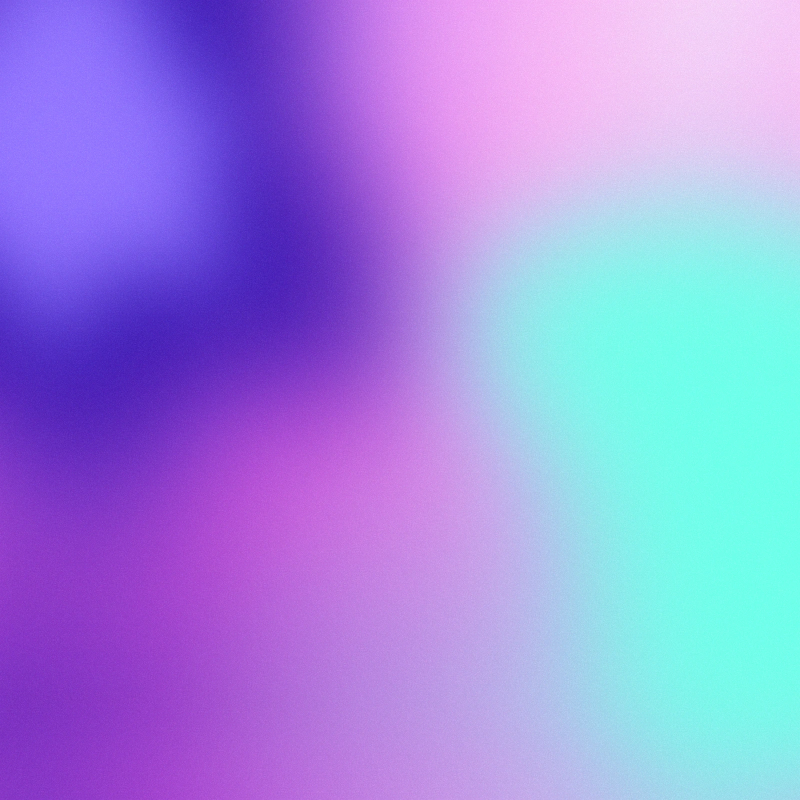
#> input picture brand-kit/source-pack/design-system-export/assets/gradients/mz-g06.webp, 1600 x 1600 px (shown at 1/2 size)
$ python -i build.py   (imports and definitions only)
#> lines starting #> are read from the running program, lines starting #| are printed output that depends on the picture
#!/usr/bin/env python3
"""
Mez Systems Living Core builder.

Reads the assigned static twins, extracts each core's palette and composition,
writes the parametric data back to the canonical gradient contract, and
generates the living-core reference surfaces.

Usage
-----
    python3 build.py                       # rebuild every products.json assignment
    python3 build.py MZ-G06 MZ-G13         # only these gradients
    python3 build.py --keep-palettes       # reuse palettes.json, skip extraction
                                           # (use after hand-editing the JSON)

Outputs
-------
    palettes.json        extracted data, safe to hand-edit
    canvas/core-orbs/<ID>.html  standalone orbs
    canvas/core.html             expression board
    canvas/core-compare.html     raw gradient comparison

Install the exact build dependencies from requirements.txt before running.
No API keys or runtime network access are required.
"""

import json
import sys
from pathlib import Path

import numpy as np
from PIL import Image

HERE = Path(__file__).resolve().parent
PACK_ROOT = HERE.parent
CANVAS_ROOT = PACK_ROOT / "canvas"
GRADIENT_DIR = CANVAS_ROOT / "assets"
PRODUCTS_PATH = PACK_ROOT / "products.json"
GRADIENTS_PATH = PACK_ROOT / "gradients.json"
TEMPLATE = HERE / "orb-template.html"
PALETTES = HERE / "palettes.json"
ORB_DIR = CANVAS_ROOT / "core-orbs"
CORE_BOARD = CANVAS_ROOT / "core.html"
COMPARE_PAGE = CANVAS_ROOT / "core-compare.html"

EXPR_TEMPLATE = HERE / "expressions-template.html"

# Number of colour clusters to pull from each gradient. Four become the mesh
# anchors and one becomes the shading colour, which is what the shader expects.
K = 5
SAMPLE = 160          # working resolution for clustering
SEED = 7              # fixed so rebuilds are reproducible


def read_json(path):
    return json.loads(path.read_text(encoding="utf-8"))


def write_json(path, value):
    path.write_text(json.dumps(value, indent=2) + "\n", encoding="utf-8")


# [29 lines left out: function load_authority, not called in this run]


# ---------------------------------------------------------------------------
# Palette extraction
# ---------------------------------------------------------------------------

def kmeans(points, k, seed=SEED, iters=40):
    """Plain k-means++ over RGB. Returns (labels, centres).

    Deliberately dependency-light: sklearn would be a heavier install for a
    job this small, and the fixed seed matters more here than convergence
    speed, because rebuilds need to produce identical palettes.
    """
    rng = np.random.default_rng(seed)
    n = len(points)

    # k-means++ seeding. Random seeding regularly collapses two centres onto
    # the same colour on smooth gradients, which silently costs an anchor.
    centres = [points[rng.integers(n)]]
    for _ in range(k - 1):
        d2 = np.min(
            ((points[:, None, :] - np.array(centres)[None, :, :]) ** 2).sum(-1),
            axis=1,
        )
        total = d2.sum()
        probs = d2 / total if total > 0 else np.full(n, 1 / n)
        centres.append(points[rng.choice(n, p=probs)])
    centres = np.array(centres, dtype=float)

    labels = np.zeros(n, dtype=int)
    for _ in range(iters):
        d2 = ((points[:, None, :] - centres[None, :, :]) ** 2).sum(-1)
        new_labels = d2.argmin(axis=1)
        if (new_labels == labels).all():
            break
        labels = new_labels
        for j in range(k):
            member = points[labels == j]
            if len(member):
                centres[j] = member.mean(axis=0)
    return labels, centres


def relative_luminance(rgb):
    """Rec.709 luma on 0..1 RGB."""
    r, g, b = rgb
    return 0.2126 * r + 0.7152 * g + 0.0722 * b


def extract(path):
    """Extract anchors + shade + composition from one gradient PNG."""
    im = Image.open(path).convert("RGB").resize((SAMPLE, SAMPLE), Image.LANCZOS)
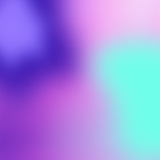
#> im: PIL image 160x160 RGB; mean R, G, B 156, 141.6, 223.9
    arr = np.asarray(im, dtype=float) / 255.0

    ys, xs = np.mgrid[0:SAMPLE, 0:SAMPLE]
    pts = arr.reshape(-1, 3)
    labels, centres = kmeans(pts, K)
#> in kmeans, `n = len(points)`: n = 25600
#> in kmeans, `centres = [points[rng.integers(n)]]`: centres = [[0.608, 0.255, 0.8]]
#> the loop in kmeans, `for _ in range(k - 1):` made 4 passes
#> total on passes 1 to 4: 5379.1, 1894.8, 1365.4, 724.4
#> after the loop in kmeans, `for _ in range(k - 1):`: centres = [[0.608, 0.255, 0.8], [0.467, 0.976, 0.918], [0.729, 0.353, 0.843], [0.894, 0.58, 0.945], [0.573, 0.459, 0.992]]
#> after the loop in kmeans, `for _ in range(iters):`: centres = [[0.446, 0.215, 0.779], [0.514, 0.946, 0.919], [0.707, 0.413, 0.858], [0.823, 0.71, 0.933], [0.535, 0.419, 0.965]]

    clusters = []
    for j in range(K):
        mask = labels == j
        share = float(mask.mean())
        if share < 0.005:            # a cluster this small is noise, not a colour
            continue
        cx = float(xs.reshape(-1)[mask].mean()) / (SAMPLE - 1)
        cy = float(ys.reshape(-1)[mask].mean()) / (SAMPLE - 1)
        clusters.append({
            "rgb": [round(float(v), 4) for v in centres[j]],
            "share": round(share, 4),
            # Shader uv space: origin at centre, +y upwards. Image y runs
            # downwards, hence the flip. Scaled to 0.82 so anchors stay inside
            # the inscribed disc rather than parking out in the dead corners
            # of the source square.
            "pos": [round((cx - 0.5) * 0.82, 4), round((0.5 - cy) * 0.82, 4)],
            "lum": round(relative_luminance(centres[j]), 4),
        })
#> this loop made 5 passes
#> (share, cx, cy) on passes 1 to 5: (0.256, 0.205, 0.49), (0.226, 0.844, 0.607), (0.2, 0.401, 0.64), (0.242, 0.695, 0.397), (0.0766, 0.111, 0.175)
#> after the loop, clusters = 5 items

    # The darkest cluster becomes the shading colour. Every one of these
    # gradients has a dark region and it is what gives the orb its sphere
    # read, so it is pulled out rather than left as a fifth flat anchor.
    clusters.sort(key=lambda c: c["lum"])
    shade = clusters[0]
#> shade = {'rgb': [0.446, 0.215, 0.779], 'share': 0.256, 'pos': [-0.242, 0.008], 'lum': 0.305}
    rest = clusters[1:]
#> rest = 4 items

    # Anchors ordered light to dark, then padded if a gradient was so flat
    # that clustering found fewer than four usable colours.
    rest.sort(key=lambda c: -c["share"])
    anchors = rest[:4]
#> anchors = 4 items
    while len(anchors) < 4:
        anchors.append(dict(anchors[-1]))
#> this loop made 0 passes

    return {"anchors": anchors, "shade": shade}


# ---------------------------------------------------------------------------
# Code generation
# ---------------------------------------------------------------------------

def hexstr(rgb):
    return "#%02X%02X%02X" % tuple(max(0, min(255, round(v * 255))) for v in rgb)


# [42 lines left out: functions canonical_core, sync_gradient_contract, not called in this run]


def glsl_vec3(rgb):
    return "vec3(%.3f, %.3f, %.3f)" % tuple(rgb)


# [70 lines left out: functions palette_glsl, build_one, not called in this run]


COMPARE_HEAD = """<!DOCTYPE html>
<html lang="en-AU">
<head>
<meta charset="utf-8">
<meta name="viewport" content="width=device-width, initial-scale=1">
<title>Play Orb / gradient comparison</title>
<style>
  :root { --stage:#efedec; --ink:#1a1720; --ink-dim:#8e8998; }
  * { box-sizing: border-box; }
  body {
    margin: 0; min-height: 100vh; padding: 4.5rem 2rem 5rem;
    background: var(--stage); color: var(--ink);
    font-family: ui-monospace, "SF Mono", SFMono-Regular, Menlo, monospace;
    display: flex; flex-direction: column; align-items: center; gap: 3.5rem;
  }
  .masthead { text-align: center; display: grid; gap: .75rem; }
  .masthead h1 {
    margin: 0; font-size: .8125rem; font-weight: 600;
    letter-spacing: .28em; text-transform: uppercase;
  }
  .masthead p { margin: 0; font-size: .6875rem; letter-spacing: .1em; color: var(--ink-dim); }
  .grid {
    display: grid; gap: 3.25rem 2.5rem; width: 100%; max-width: 1180px;
    grid-template-columns: repeat(auto-fit, minmax(240px, 1fr));
    justify-items: center;
  }
  .cell { display: grid; justify-items: center; gap: 1.1rem; }
  .meta { display: grid; justify-items: center; gap: .5rem; }
  .meta b { font-size: .75rem; font-weight: 600; letter-spacing: .16em; }
  .swatches { display: flex; gap: 4px; }
  .swatches i {
    width: 22px; height: 8px; border-radius: 2px; display: block;
    box-shadow: inset 0 0 0 1px rgba(0,0,0,.10);
  }
</style>
</head>
<body>
  <header class="masthead">
    <h1>Play Orb &middot; gradient comparison</h1>
    <p>Built by Claude Code from Mez Systems gradients. Hover any orb.</p>
  </header>
  <main class="grid">
"""

COMPARE_TAIL = """  </main>
</body>
</html>
"""


# [138 lines left out: functions build_compare, build_expressions, main, not called in this run]


# [2 lines not run here, left out]

>>> result = extract('../design-system-export/assets/gradients/mz-g06.webp')
#> result = 2 items

$ run again, on brand-kit/source-pack/design-system-export/assets/gradients/mz-g15.webp
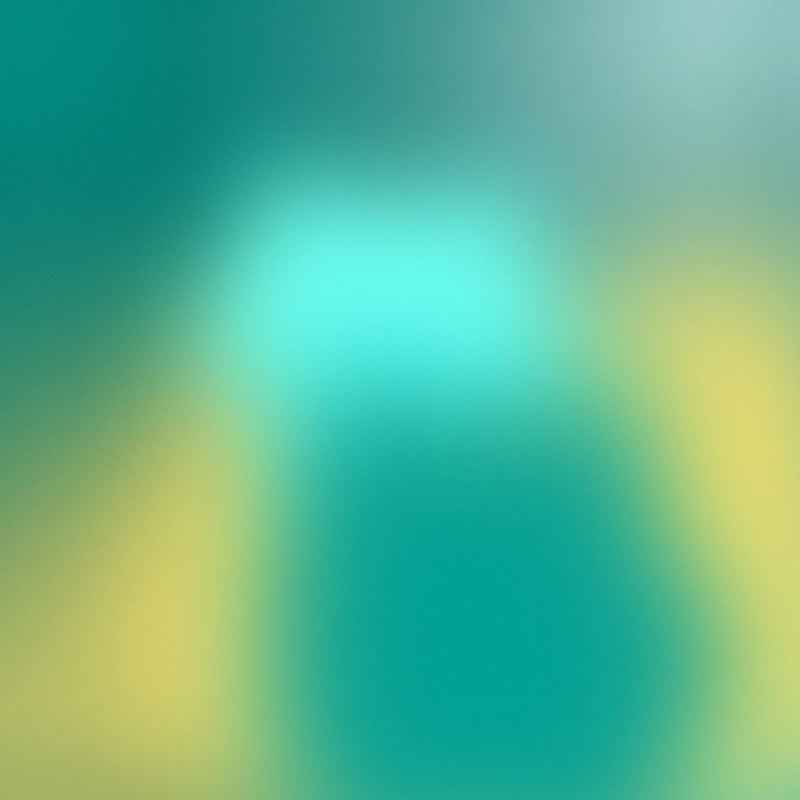
#> input picture brand-kit/source-pack/design-system-export/assets/gradients/mz-g15.webp, 1600 x 1600 px (shown at 1/2 size)
#> in extract, `im = Image.open(path).convert("RGB").resize((SAMPLE, SAMPLE), Image.LA..`:
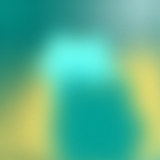
#> im: PIL image 160x160 RGB; mean R, G, B 93.6, 180.3, 145.2
#> n = 25600
#> in kmeans, `centres = [points[rng.integers(n)]]`: centres = [[0.722, 0.745, 0.408]]
#> the loop in kmeans, `for _ in range(k - 1):` made 4 passes
#> total on passes 1 to 4: 6255.5, 1676.5, 754.1, 648
#> after the loop in kmeans, `for _ in range(k - 1):`: centres = [[0.722, 0.745, 0.408], [0.0392, 0.635, 0.584], [0.525, 0.839, 0.643], [0.506, 0.706, 0.631], [0.337, 0.824, 0.749]]
#> after the loop in kmeans, `for _ in range(iters):`: centres = [[0.715, 0.777, 0.447], [0.0649, 0.587, 0.536], [0.499, 0.741, 0.62], [0.27, 0.666, 0.564], [0.364, 0.891, 0.829]]
#> the loop in extract, `for j in range(K):` made 5 passes
#> (share, cx, cy) on passes 1 to 5: (0.226, 0.478, 0.704), (0.289, 0.398, 0.492), (0.2, 0.704, 0.36), (0.177, 0.467, 0.484), (0.108, 0.493, 0.379)
#> after the loop in extract, `for j in range(K):`: clusters = 5 items
#> shade = {'rgb': [0.0649, 0.587, 0.536], 'share': 0.289, 'pos': [-0.0833, 0.0067], 'lum': 0.472}
#> rest = 4 items
#> result = 2 items

$ run again, on brand-kit/source-pack/design-system-export/assets/gradients/mz-g20.webp
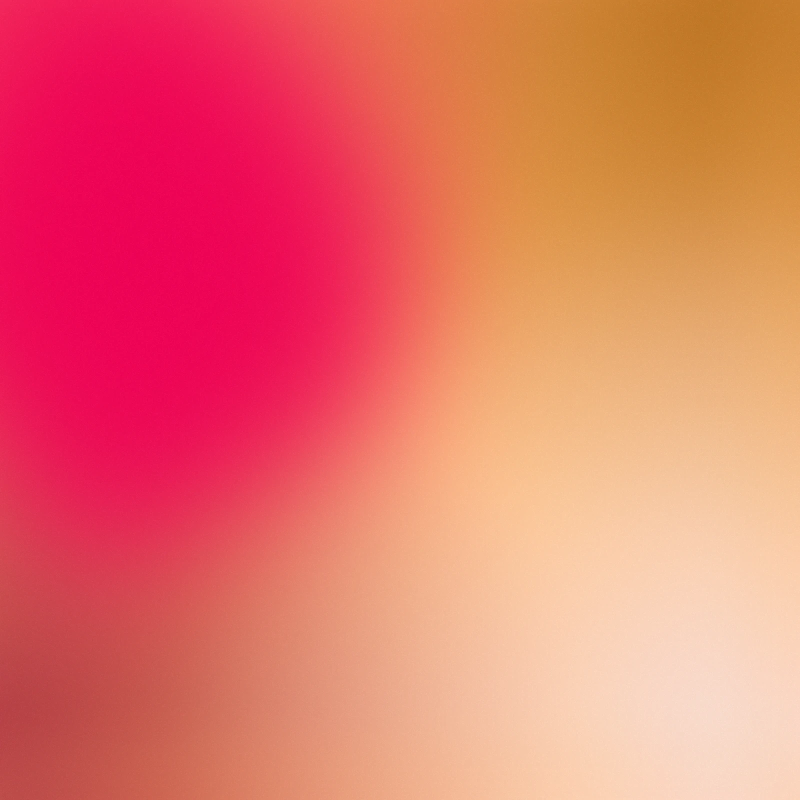
#> input picture brand-kit/source-pack/design-system-export/assets/gradients/mz-g20.webp, 1600 x 1600 px (shown at 1/2 size)
#> in extract, `im = Image.open(path).convert("RGB").resize((SAMPLE, SAMPLE), Image.LA..`:
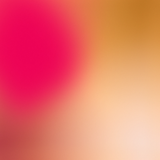
#> im: PIL image 160x160 RGB; mean R, G, B 231.6, 114.2, 105.9
#> n = 25600
#> in kmeans, `centres = [points[rng.integers(n)]]`: centres = [[0.788, 0.376, 0.314]]
#> the loop in kmeans, `for _ in range(k - 1):` made 4 passes
#> total on passes 1 to 4: 3359.4, 1233.8, 496.6, 360.8
#> after the loop in kmeans, `for _ in range(k - 1):`: centres = [[0.788, 0.376, 0.314], [0.953, 0.725, 0.596], [0.918, 0.141, 0.337], [0.827, 0.545, 0.239], [0.914, 0.651, 0.404]]
#> after the loop in kmeans, `for _ in range(iters):`: centres = [[0.859, 0.315, 0.33], [0.973, 0.799, 0.678], [0.932, 0.0687, 0.338], [0.841, 0.517, 0.27], [0.926, 0.647, 0.476]]
#> the loop in extract, `for j in range(K):` made 5 passes
#> (share, cx, cy) on passes 1 to 5: (0.176, 0.267, 0.597), (0.193, 0.787, 0.784), (0.251, 0.197, 0.319), (0.192, 0.698, 0.255), (0.188, 0.626, 0.608)
#> after the loop in extract, `for j in range(K):`: clusters = 5 items
#> shade = {'rgb': [0.932, 0.0687, 0.338], 'share': 0.251, 'pos': [-0.248, 0.148], 'lum': 0.272}
#> rest = 4 items
#> result = 2 items
